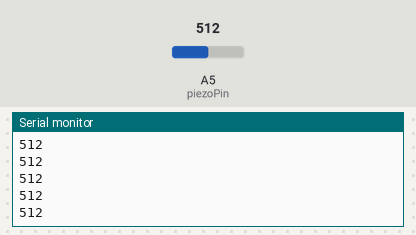
A sketch run on a simulated Arduino Uno, built with avr-gcc and run on an emulated ATmega328P. On the bench: the last lines printed to the serial monitor. Inputs (shaded band) come from the test bench; at power-on: A5 (piezoPin) = 512.

Above: at 1.2 s.
1.3 s: A5 (piezoPin) set to 716
At 2.2 s:
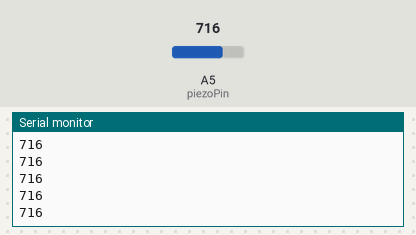
2.8 s: A5 (piezoPin) set to 900
At 3.3 s:
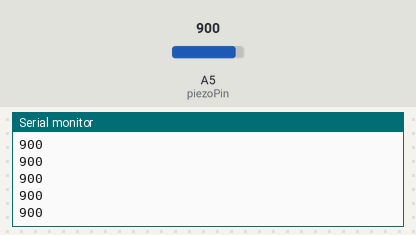
Timing chart, 0 to 5.8 s (numbered marks = the images above; inputs shaded):
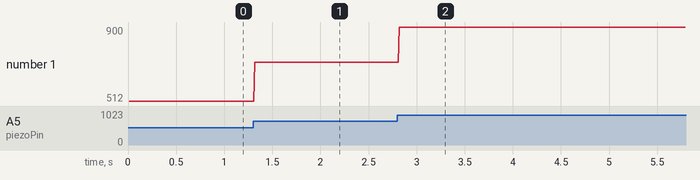

The sketch:

piezzo-simple.ino
```cpp
int piezoPin = 5; // Piezo on Analog Pin 5
int piezoPin2 =4; // Piezo on Analog Pin 5
int threshold = 120; // The sensor value to reach before

int sensorValue = 0; // A variable to store the value read from
int sensorValue2 = 0; // A variable to store the value read from
const long numReadings = 10;
long readings[numReadings];
long index = 0;
long total = 0;
long average = 0;
String output1 = "s1";

void setup() {
  Serial.begin(9600);
}
void loop() {

   sensorValue = analogRead(piezoPin); // Read the value from the sensor
   //sensorValue2 = analogRead(piezoPin2); // Read the value from the sensor
   delay(10);

   Serial.println(sensorValue); // send the response in return

}
```

Measured:
- after the input at 1.3 s, the serial monitor: prints a new line at once (image 1)
- after the input at 2.8 s, the serial monitor: prints a new line at once (image 2)
- plotted number 1: 512 → 716 after the input at 1.3 s, 716 → 900 after the input at 2.8 s
